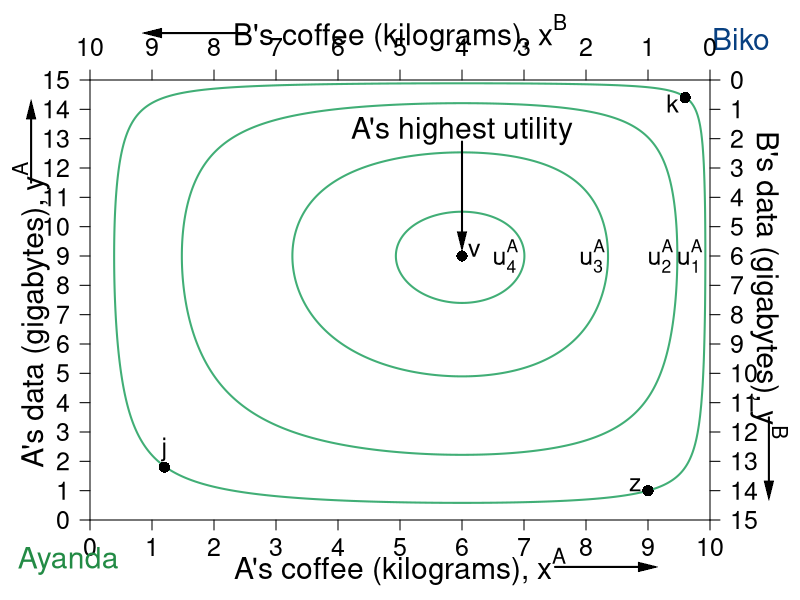

Here is the R script that generated this plot:
require(shape)
pdf(file = "property/property_hg_only.pdf", width = 9, height = 7)

#Set parameters for graphics
axislabelsize <- 1.8
labelsize <- 1.5
namesize <- 1.8
annotatesize <- 1.5
graphlinewidth <- 2
segmentlinewidth <- 1.5

COL <- c("#7fc97f", "#beaed4", "#fdc086", "#ffff99", "#386cb0", "#f0027f", "#bf5b17", "#666666")
COLA <- c("#99d8c9","#66c2a4","#41ae76", "#238b45", "#005824")
COLB <- c("#4eb3d3", "#2b8cbe", "#0868ac","#084081")

par(mar =  c(4, 4.5, 4, 4.5))

uA <- function(x, y, alpha = 0.5, lambda = 0.4) {
  (x^(alpha)*y^(1 - alpha))^(1-lambda)*((10 - x)^(alpha)*(15 - y)^(1 - alpha))^lambda
}

uB <- function(x, y) {
  (10 - x)^(0.5)*(15 - y)^(0.5)
}

xlims <- c(0, 10)
ylims <- c(0, 15)

npts <- 501 
x <- seq(xlims[1], xlims[2], length.out = npts)
y <- seq(ylims[1], ylims[2], length.out = npts) 



#For B we need a utility where xA = 5.88, ya = 8.82 => corresponds to 1.618 above

plot(0, 0, xlim = xlims, ylim = ylims, type = "n",
     xlab = expression(paste("")),
     ylab = expression(paste("")), 
     xaxt = "n", 
     yaxt = "n", 
     cex.lab = axislabelsize, 
     bty = "n",
     xaxs="i", 
     yaxs="i")

ticksy <- seq(from = 0, to = 15, by = 1)
ylabels <- seq(from = 0, to = 15, by = 1)
ticksx <- seq(from = 0, to = 10, by = 1)
xlabels <- seq(from = 0, to = 10, by = 1)
axis(1, at = ticksx, pos = 0, labels = xlabels, cex.axis = labelsize)
axis(2, at = ticksy, pos = 0, labels = ylabels, las = 1, cex.axis = labelsize)

#a <- c(uA(9,1) - 1, uA(9,1), uA(9,1) + 2, uA(9,1), uA(9,1) + 3, uA(9,1) + 4, uA(9,1) + 5, uA(9,1) + 6, uA(9,1) + 6.6,  uA(9,1) + 7)
a <- c(uA(9,1), uA(9,1) + 1.5, uA(9,1) + 2.5,  uA(9,1) + 2.9)

contour(x, y, 
        outer(x, y, uA),
        drawlabels = FALSE,
        col = COLA[3],
        lwd = graphlinewidth,
        levels = a, 
        xaxs="i", 
        yaxs="i", 
        add = TRUE) 

#mtext(expression(paste("A's coffee (kilograms), ", x^A)), side=1, line = 2.5, cex = axislabelsize)
text(0.5*xlims[2], -1.6, expression(paste("A's coffee (kilograms), ", x^A)), xpd = TRUE, cex = axislabelsize) 
text(-0.95, 7, expression(paste("A's data (gigabytes), ", y^A)), xpd = TRUE, cex = axislabelsize, srt = 90) 

#Add arrows:
Arrows(-0.95, 11.5, -0.95, 14, col = "black", lty = 1, lwd = 2, arr.type = "triangle", arr.lwd = 0.5, xpd = TRUE)
Arrows(7.5, -1.6, 9, -1.6, col = "black", lty = 1, lwd = 2, arr.type = "triangle", arr.lwd = 0.5, xpd = TRUE)

# arrows(-0.75, 11.5, -0.75, 14, xpd = TRUE, length=0.1,angle=40,lwd=3)
# arrows(7.5, -1.5, 9, -1.5, xpd = TRUE, length=0.1,angle=40,lwd=3)

# segments(0, 0, 6, 9, lty = 1, col = COL[2] , lwd = graphlinewidth)
# text(3.8, 4.3, expression("Pareto-efficient"))
# text(3.8, 3.8, expression("Curve"))
# Arrows(3.8, 4.5, 3.8, 5.2, col = "black", lty = 1, lwd = 2, arr.type = "triangle", arr.lwd = 0.5)

#Label the iso-welfare functions for the HG, Aisha
text(9.675, 9, expression(u[1]^A), cex = annotatesize)
text(9.2, 9, expression(u[2]^A), cex = annotatesize)
text(8.1, 9, expression(u[3]^A), cex = annotatesize)
text(6.7, 9, expression(u[4]^A), cex = annotatesize)

#Label the indifference curves for the HE, Betty
# text(1.3, 13, expression(u[1]^B))
# text(1.3, 11.8, expression(u[2]^B))
# text(1.3, 10.7, expression(u[3]^B))
# text(1.3, 8.4, expression(u[4]^B))
# text(1.3, 1.1, expression(u[5]^B))

#A's bliss point - 3.1073 is the value of u
# points(5.88, 8.82, pch = 16, col = "black", cex = 1.5)
text(6, 13.25, expression(paste("A's highest utility")), cex = namesize)
Arrows(6, 12.9, 6, 9.5, col = "black", lty = 1, lwd = 2, arr.type = "triangle", arr.lwd = 0.5)

#Label point i. 
# points(5, 7.5, pch = 16, col = "black", cex = 1.5)
# text(5, 7.1, expression(paste(i)))
# 

text(-0.35, -1.4, expression("Ayanda"), xpd = TRUE, cex = namesize, col = COLA[4])
text(10.5, 16.4, expression("Biko"), xpd = TRUE, cex = namesize, col = COLB[4])

par(new = TRUE)

#Use the same x and ylims as previously, but with locations switched
xlims2 <- c(10, 0)
ylims2 <- c(15, 0)

#Leave the ylab and xlab blank to ensure no axes titles
plot(0, 0, xlim = xlims2, ylim = ylims2, type = "n",
     xlab = expression(paste("")),
     ylab = expression(paste("")),
     xaxt = "n", 
     yaxt = "n", 
     cex.lab = 1.3, 
     bty = "n",
     xaxs="i", 
     yaxs="i")

uB <- function(x, y, alpha = 0.5, lambda = 0) {
  (x^(alpha)*y^(1 - alpha))^(1-lambda)*((10 - x)^(alpha)*(15 - y)^(1 - alpha))^lambda
}

b <- c(uB(1,14), uB(1,14) + 1.16, uB(1,14) + 2.08, uB(1,14) + 3.58, uB(1,14) + 7.03)

# contour(x, y, 
#         outer(x, y, uB),
#         drawlabels = FALSE,
#         col = COLB[2],
#         lwd = graphlinewidth,
#         levels = b, 
#         add = TRUE
# ) 


# #Label two points for comparison
points(1, 14, pch = 16, col = "black", cex = 1.5)
text(1.2, 13.8, expression(paste(z)), cex = annotatesize)

# #Label two points for comparison
points(0.4*10, 0.4*15, pch = 16, col = "black", cex = 1.5)
text(0.4*10-0.2, 0.4*15-0.2,expression(paste(v)), cex = annotatesize)



points(8.8, (3/2)*8.8, pch = 16, col = "black", cex = 1.5)
text(8.8, (3/2)*8.8 - 0.6, expression(paste(j)), cex = annotatesize)

points(0.4, (3/2)*0.4, pch = 16, col = "black", cex = 1.5)
text(0.4 + 0.2, (3/2)*0.4 + 0.2, expression(paste(k)), cex = annotatesize)

#Set up axes at sides 3 and 4 (top and right)
axis(side = 3, at = ticksx, pos = 0, labels = xlabels, cex.axis = labelsize)
axis(side = 4, at = ticksy, pos = 0, labels = ylabels, las = 1, cex.axis = labelsize)
text(5, -1.6, expression(paste("B's coffee (kilograms), ", x^B)), xpd = TRUE, cex = axislabelsize)
text(-0.95, 7, expression(paste("B's data (gigabytes), ", y^B)), xpd = TRUE, cex = axislabelsize, srt = 270) 

#Add arrows:
Arrows(-0.95, 11.5, -0.95, 14, col = "black", lty = 1, lwd = 2, arr.type = "triangle", arr.lwd = 0.5, xpd = TRUE)
Arrows(7.5, -1.6, 9, -1.6, col = "black", lty = 1, lwd = 2, arr.type = "triangle", arr.lwd = 0.5, xpd = TRUE)

# arrows(-0.8, 11.5, -0.8, 14, xpd = TRUE, length=0.1,angle=40,lwd=3)
# arrows(7.5, -1.5, 9, -1.5, xpd = TRUE, length=0.1,angle=40,lwd=3)


dev.off()
